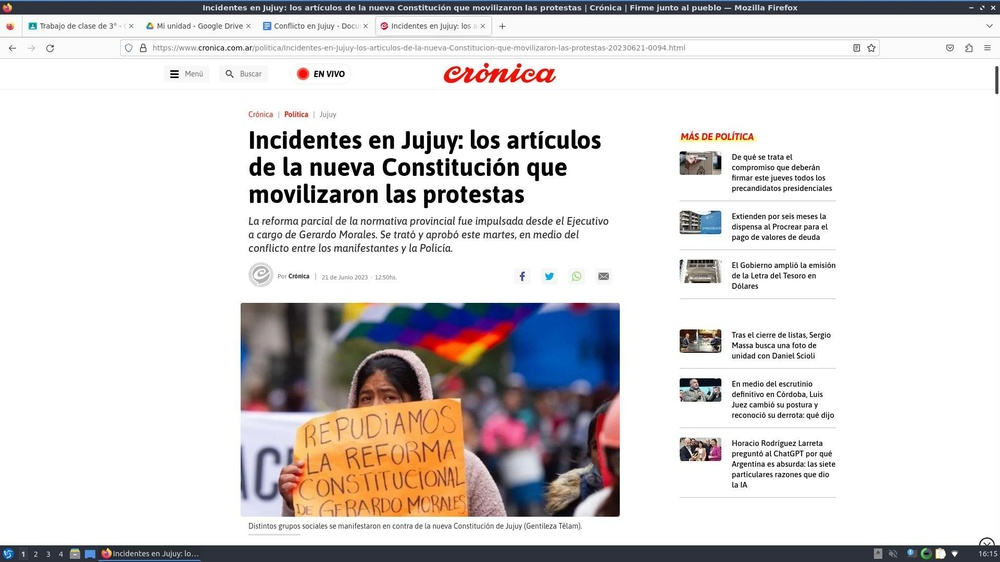
#> input picture img/imagenDes.jpg, 1000 x 562 px, shrunk from 1920 x 1080 before the run
$ python tres.py
#> lines starting #> are read from the running program, lines starting #| are printed output that depends on the picture
from PIL import Image
print("ingrese la ruta de la imagen:")
ruta = input(str())
#> the answer given: img/imagenDes.jpg
rotar = float(input("ingrese cuanto quiere rotar la imagen en grados :"))
#> the answer given: 3
img = Image.open(ruta)
#> img is the input picture: PIL image 1000x562 RGB; mean R, G, B 217, 213.3, 213.3
imgrotada = img.rotate(rotar,expand = True)
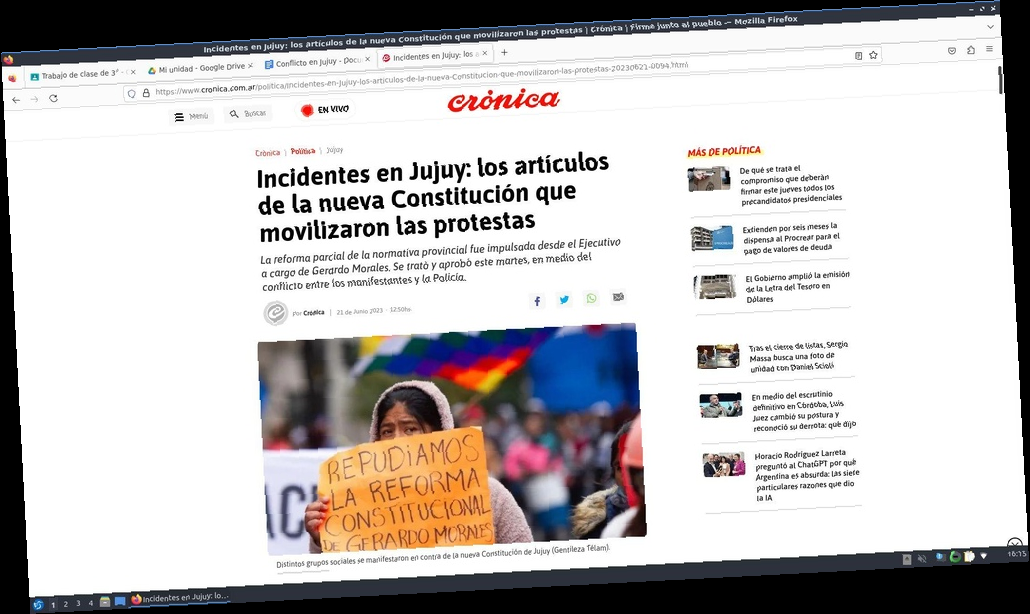
#> imgrotada: PIL image 1030x614 RGB; mean R, G, B 192.8, 189.5, 189.6
imgrotada.show()
nombreinicial = ruta.split("/")[-1]
nombre, extension = nombreinicial.rsplit(".", 1)
nombrefinal= f"{nombre}Rot.{extension}"
imgrotada.save(nombrefinal)
print(f"Imagen guardada como {nombrefinal}")
